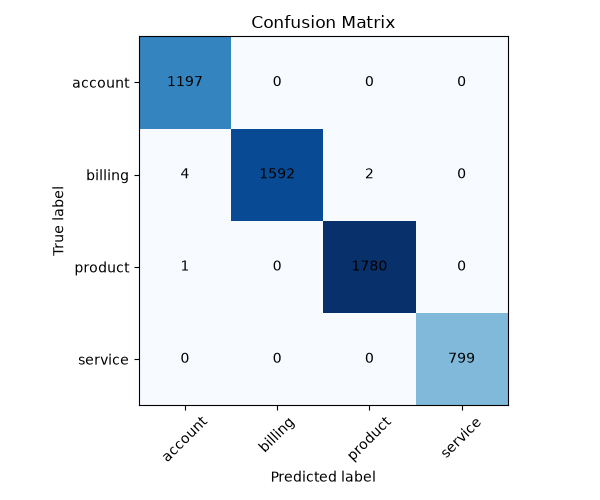

The Python source for this figure:
import pandas as pd
from sklearn.model_selection import train_test_split
from sklearn.feature_extraction.text import TfidfVectorizer
from sklearn.linear_model import LogisticRegression
from sklearn.metrics import confusion_matrix
import matplotlib.pyplot as plt

df = pd.read_csv("support_tickets_clean.csv")

X_train, X_test, y_train, y_test = train_test_split(
    df["text"], df["label"],
    test_size=0.2, random_state=42, stratify=df["label"]
)

vectorizer = TfidfVectorizer()
X_train_tfidf = vectorizer.fit_transform(X_train)
X_test_tfidf = vectorizer.transform(X_test)

model = LogisticRegression(max_iter=1000)
model.fit(X_train_tfidf, y_train)

predictions = model.predict(X_test_tfidf)

labels = model.classes_
cm = confusion_matrix(y_test, predictions, labels=labels)

print("Confusion matrix (rows = true label, columns = predicted label):")
print(pd.DataFrame(cm, index=labels, columns=labels))

plt.figure(figsize=(6, 5))
plt.imshow(cm, cmap="Blues")
plt.xticks(range(len(labels)), labels, rotation=45)
plt.yticks(range(len(labels)), labels)
plt.xlabel("Predicted label")
plt.ylabel("True label")
plt.title("Confusion Matrix")

for i in range(len(labels)):
    for j in range(len(labels)):
        plt.text(j, i, cm[i, j], ha="center", va="center")

plt.tight_layout()
plt.savefig("confusion_matrix.png")
print("\nSaved chart as confusion_matrix.png")
